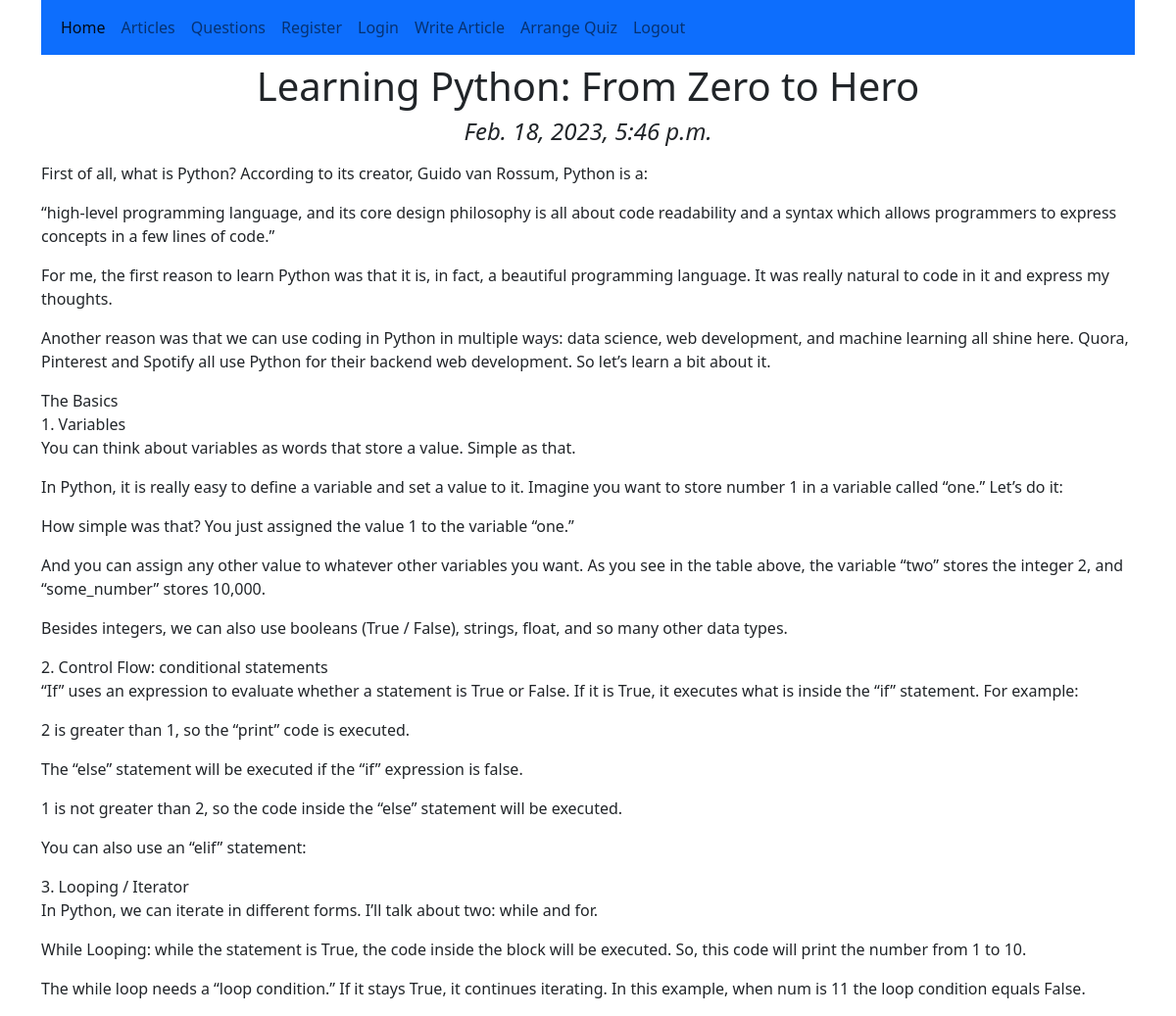
The page /learning/articledetail/Learning-Python:-From-Zero-to-Hero-54a349c5-8147-4278-91a6-2656f3a4843f/ (signed in) on the database its author committed.
### learning_app/models.py (models this page shows, shortened)
class Article(models.Model):
    author = models.ForeignKey(User,on_delete=models.CASCADE,related_name='article_author')
    title = models.CharField(max_length=264,verbose_name='Put a title')
    slug = models.SlugField(max_length=264,unique=True)
    content = models.TextField(verbose_name='Write your mind')
    publish_date = models.DateTimeField(auto_now_add=True)
    update_date = models.DateTimeField(auto_now=True)
    class Meta:
        ordering = ['-publish_date',]

### learning_app/views.py (the view)
# urls.py: path('articledetail/<slug>/',views.ArticleDetail.as_view(),name='articledetail'),
class ArticleDetail(LoginRequiredMixin,DetailView):
        model = Article
        context_object_name = 'article'
        template_name = 'learning_app/articledetail.html'

### templates/learning_app/articledetail.html (shortened to what this page needs)
{% extends 'base.html' %}
{% load static %}
{% block body_block %}
  <h1 align="middle">{{article.title}}</h1>
  <h4 align="middle"><i>{{article.publish_date}}</i></h4>
  <p>{{article.content|linebreaks}}</p>
{% endblock %}

### rows shown on the page
Article: title "Learning Python: From Zero to Hero", publish_date "Feb. 18, 2023, 5:46 p.m.", content "First of all, what is Python? According to its creator, Guido van Rossum, Python is a: “high-level programming language, and its core design philosophy is all about code readability and a syntax which allows programmers to express concepts in a few lines of code.” For me, the first reason to learn Python was that it is, in fact, a beautiful programming language. It was really natural to code in it and express my thoughts. Another reason was that we can use coding in Python in multiple ways: data science, web development, and machine learning all shine here. Quora, Pinterest and Spotify all use Python for their backend web development. So let’s learn a bit about it. The Basics 1. Variables…"
